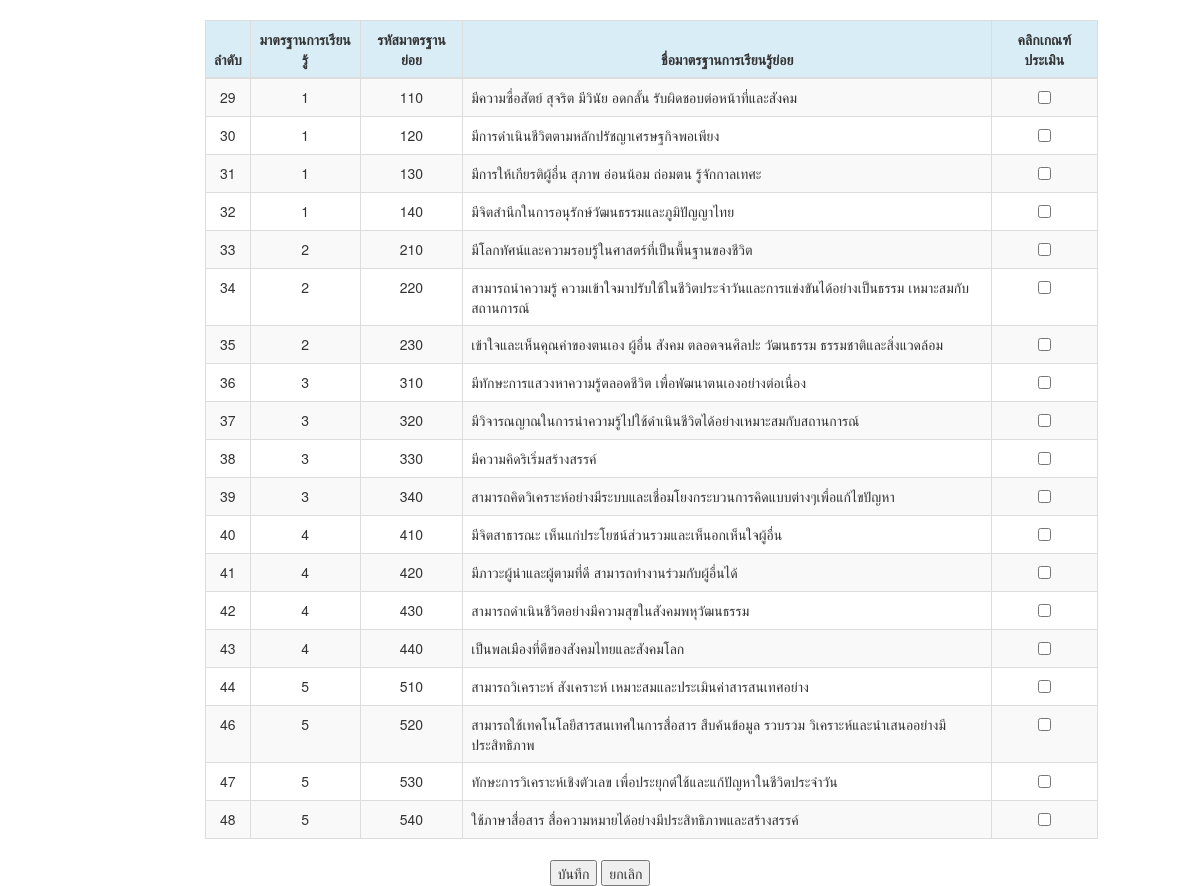
The app's page /insert_form_course_asm.php with its own data.
### tables this page shows
CREATE TABLE `standard_2` (
  `std_id` int(10) NOT NULL,
  `id` int(10) NOT NULL,
  `id_small` int(10) NOT NULL,
  `std_name` varchar(200) NOT NULL
);

### insert_form_course_asm.php (the view, shortened to what this page needs)
<?php
include_once('conn.php');
$search = isset($_GET['search']) ? $_GET['search']:'';
$conn= mysqli_connect("localhost","root","","its")
or die("Error: " . mysqli_error($conn));
mysqli_query($conn, "SET NAMES 'utf8' ");
	$page_rows = 30;
	$pagenum = 1;
	$limit = 'LIMIT ' .($pagenum - 1) * $page_rows .',' .$page_rows;
	$nquery=mysqli_query($conn,"SELECT * from  standard_2 WHERE std_name LIKE '%$search%' $limit");
?>
<!DOCTYPE html>
<html>
	<head>
		<link rel="stylesheet" href="https://maxcdn.bootstrapcdn.com/bootstrap/3.3.6/css/bootstrap.min.css"" rel="nofollow">
	</head>
	<body>
	<form action="insert_course_asm.php" method="post">
		<div" rel="nofollow">
			<div style="height: 20px;"></div>
			<div class="row">
				<div class="col-lg-2">
				</div>
				<div class="col-lg-9">
					<table width="80%" class="table table-striped table-bordered table-hover">
						<thead>
							<tr class="info" >
							<th><center>ลำดับ</th>
							<th><center>มาตรฐานการเรียนรู้</th>
							<th><center>รหัสมาตรฐานย่อย</th>
							<th><center>ชื่อมาตรฐานการเรียนรู้ย่อย</th>
							<th><center>คลิกเกณฑ์ประเมิน</th>
							</tr>
						</thead>
						<tbody>
							<?php
								while($crow = mysqli_fetch_array($nquery)){
							?>
							<tr>
								<td><center><?php echo $crow['std_id']; ?></td>
								<td><center><?php echo $crow['id']; ?></td>
								<td><center><?php echo $crow['id_small']; ?></td>
								<td><?php echo $crow['std_name']; ?></td>
								<td><center><input type ="checkbox" name="choose" value="choose"></td>
							</tr>
							<?php
									}
							?>
						</tbody>
					</table>
				</div>
				<div class="col-lg-2">
				</div>
			</div>
		<center><input type= "submit" value="บันทึก">
		<input type= "reset" value="ยกเลิก"></center>
	</body>
</html>

### records on screen
standard_2: std_id "29", id "1", id_small "110", std_name "มีความซื่อสัตย์ สุจริต มีวินัย อดกลั้น รับผิดชอบต่อหน้าที่และสังคม"
standard_2: std_id "30", id "1", id_small "120", std_name "มีการดำเนินชีวิตตามหลักปรัชญาเศรษฐกิจพอเพียง"
standard_2: std_id "31", id "1", id_small "130", std_name "มีการให้เกียรติผู้อื่น สุภาพ อ่อนน้อม ถ่อมตน รู้จักกาลเทศะ"
standard_2: std_id "32", id "1", id_small "140", std_name "มีจิตสำนึกในการอนุรักษ์วัฒนธรรมและภูมิปัญญาไทย"
standard_2: std_id "33", id "2", id_small "210", std_name "มีโลกทัศน์และความรอบรู้ในศาสตร์ที่เป็นพื้นฐานของชีวิต"
standard_2: std_id "34", id "2", id_small "220", std_name "สามารถนำความรู้ ความเข้าใจมาปรับใช้ในชีวิตประจำวันและการแข่งขันได้อย่างเป็นธรรม เหมาะสมกับสถานการณ์"
standard_2: std_id "35", id "2", id_small "230", std_name "เข้าใจและเห็นคุณค่าของตนเอง ผู้อื่น สังคม ตลอดจนศิลปะ วัฒนธรรม ธรรมชาติและสิ่งแวดล้อม"
standard_2: std_id "36", id "3", id_small "310", std_name "มีทักษะการแสวงหาความรู้ตลอดชีวิต เพื่อพัฒนาตนเองอย่างต่อเนื่อง"
standard_2: std_id "37", id "3", id_small "320", std_name "มีวิจารณญาณในการนำความรู้ไปใช้ดำเนินชีวิตได้อย่างเหมาะสมกับสถานการณ์"
standard_2: std_id "38", id "3", id_small "330", std_name "มีความคิดริเริ่มสร้างสรรค์"
standard_2: std_id "39", id "3", id_small "340", std_name "สามารถคิดวิเคราะห์อย่างมีระบบและเชื่อมโยงกระบวนการคิดแบบต่างๆเพื่อแก้ไขปัญหา"
standard_2: std_id "40", id "4", id_small "410", std_name "มีจิตสาธารณะ เห็นแก่ประโยชน์ส่วนรวมและเห็นอกเห็นใจผู้อื่น"
standard_2: std_id "41", id "4", id_small "420", std_name "มีภาวะผู้นำและผู้ตามที่ดี สามารถทำงานร่วมกับผู้อื่นได้"
standard_2: std_id "42", id "4", id_small "430", std_name "สามารถดำเนินชีวิตอย่างมีความสุขในสังคมพหุวัฒนธรรม"
standard_2: std_id "43", id "4", id_small "440", std_name "เป็นพลเมืองที่ดีของสังคมไทยและสังคมโลก"
standard_2: std_id "44", id "5", id_small "510", std_name "สามารถวิเคราะห์ สังเคราะห์ เหมาะสมและประเมินค่าสารสนเทศอย่าง"
standard_2: std_id "46", id "5", id_small "520", std_name "สามารถใช้เทคโนโลยีสารสนเทศในการสื่อสาร สืบค้นข้อมูล รวบรวม วิเคราะห์และนำเสนออย่างมีประสิทธิภาพ"
standard_2: std_id "47", id "5", id_small "530", std_name "ทักษะการวิเคราะห์เชิงตัวเลข เพื่อประยุกต์ใช้และแก้ปัญหาในชีวิตประจำวัน"
standard_2: std_id "48", id "5", id_small "540", std_name "ใช้ภาษาสื่อสาร สื่อความหมายได้อย่างมีประสิทธิภาพและสร้างสรรค์"
